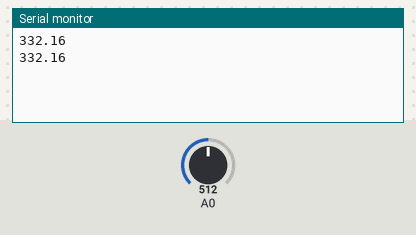
A sketch run on a simulated Arduino Uno, built with avr-gcc and run on an emulated ATmega328P. On the bench: the last lines printed to the serial monitor. Inputs (shaded band) come from the test bench; at power-on: A0 = 512.

Above: at 1.8 s.
1.9 s: A0 set to 716
At 2.8 s:
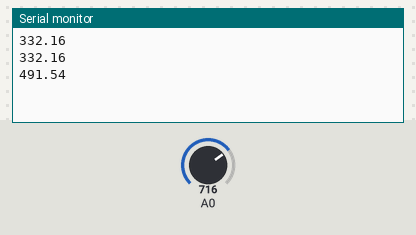
3.4 s: A0 set to 900
At 4.5 s:
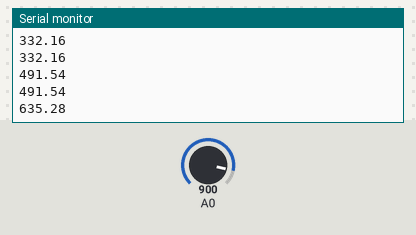
Timing chart, 0 to 6.4 s (numbered marks = the images above; inputs shaded):
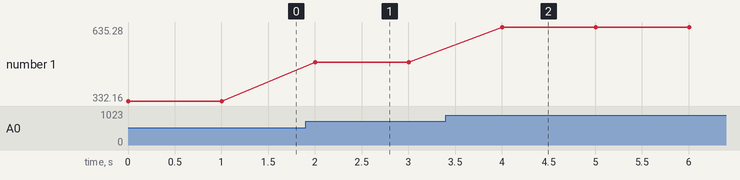

The sketch:

sketch_temp.ino
```cpp
// 基本パラメータ
float offset = 0.424;         //offset 424mv（0℃の時424mVを出力）
float vc = 0.00625;           // +6.25mv/℃

void setup() {
  Serial.begin(9600);
}

void loop() {
  int sensorValue = analogRead(0);

  // 5Vの時の参照値
  float v = float(sensorValue) / 1024 * 5.0;
  float temp = (v - offset) / vc;
  Serial.println(temp);
  delay(1000);
}
```

Measured:
- after the input at 1.9 s, the serial monitor: prints a new line after 0.10 s (image 1)
- after the input at 3.4 s, the serial monitor: prints a new line after 0.60 s (image 2)
- plotted number 1: 332.16 → 491.54 after the input at 1.9 s, 491.54 → 635.28 after the input at 3.4 s
